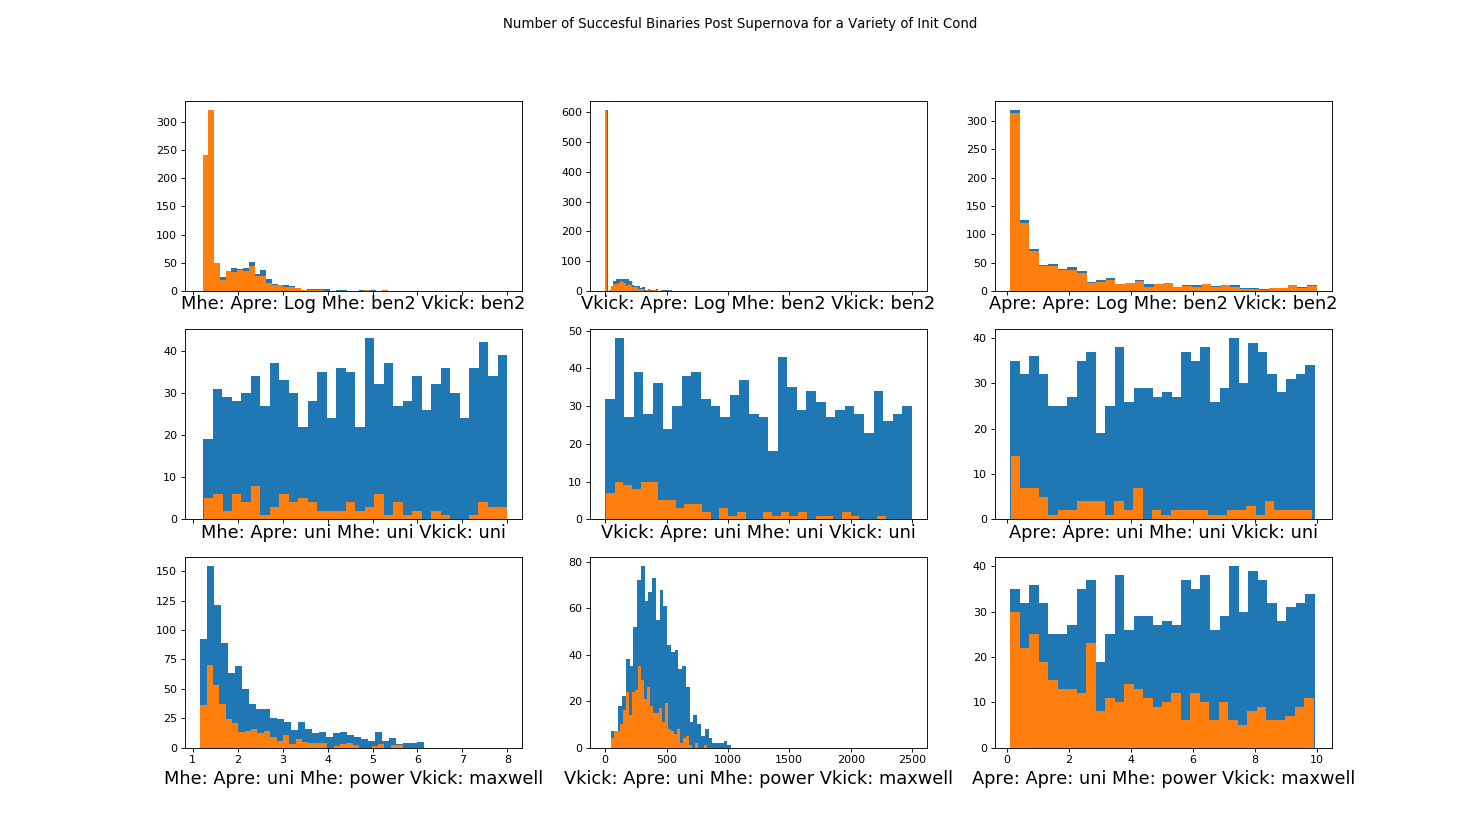

Python code for this plot:
from astro_traj.galaxy import Hernquist_NFW
from astro_traj import constr_dict
from astro_traj.sample import Sample
from astro_traj.system import System
import numpy as np
from matplotlib import use
use('agg')
import matplotlib.pyplot as plt
font = {'size': 16}

samples = 'posterior_samples.dat'
Galaxy = constr_dict.galaxy('NGC', samples, 100, 5, 0.73)
gal = Hernquist_NFW(Galaxy['Mspiral'], Galaxy['Mbulge'], Galaxy['Mhalo'], Galaxy['R_eff'], 0.73, rcut=100)
samp = Sample(gal)
Nsys = 1000
bins = int(np.round(np.sqrt(Nsys)))
dumrand = np.random.uniform(0,1,size=Nsys)


Mcomp_dist, Mns_dist = samp.sample_masses(samples, method='posterior', size=Nsys)
d_dist = samp.sample_distance(samples, method='median', size=Nsys)
Apre_dist_log = samp.sample_Apre(Amin=0.1, Amax=10.0, method='log', size=Nsys)
Apre_dist_uniform = samp.sample_Apre(Amin=0.1, Amax=10.0, method='uniform', size=Nsys)
epre_dist = samp.sample_epre(method='circularized', size=Nsys)
PDFR = samp.initialize_R()
R_dist = samp.sample_R(PDFR, Nsys)
ECSPDFMhe = samp.initialize_Mhe(0.1)
CCSPDFMhe = samp.initialize_Mhe(1.0)
Mhe_dist_uniform = samp.sample_Mhe(Mmin=Mns_dist, method='uniform', size=Nsys, PDF=None, ECSPDF=ECSPDFMhe, CCSPDF=CCSPDFMhe, irand=dumrand) # (Msun)
Mhe_dist_power = samp.sample_Mhe(Mmin=Mns_dist, method='power', size=Nsys, PDF=None, ECSPDF=ECSPDFMhe, CCSPDF=CCSPDFMhe, irand=dumrand) # (Msun)
Mhe_dist_beniamini2 = samp.sample_Mhe(Mmin=Mns_dist, method='beniamini2', size=Nsys, PDF=None, ECSPDF=ECSPDFMhe, CCSPDF=CCSPDFMhe, irand=dumrand) # (Msun)
ECS, CCS = samp.initialize_Vkick()
Vkick_dist_uniform = samp.sample_Vkick(method='uniform', size=Nsys, ECSPDF=ECS, CCSPDF=CCS, Mhe=None, irand=dumrand)
Vkick_dist_maxwellian = samp.sample_Vkick(method='maxwellian', size=Nsys, ECSPDF=ECS, CCSPDF=CCS, Mhe=None, irand=dumrand)
Vkick_dist_beniamini2 = samp.sample_Vkick(method='beniamini2', size=Nsys, ECSPDF=ECS, CCSPDF=CCS, Mhe=None, irand=dumrand)

successful_binaries_log_ben2_ben2 = []
successful_binaries_uni_uni_uni = []
successful_binaries_uni_power_maxwell = []

for R, d, Mcomp, Mns, Apre, epre, Mhe, Vkick in zip(R_dist, d_dist, Mcomp_dist, Mns_dist, Apre_dist_log, epre_dist, Mhe_dist_beniamini2, Vkick_dist_beniamini2):
    T = System(gal, R, Mns, Mcomp, Mhe, Apre, epre, d, Vkick, sys_flag=None)
    T.SN()
    if T.flag != 3:
        successful_binaries_log_ben2_ben2.append(True)
    else:
        successful_binaries_log_ben2_ben2.append(False)

for R, d, Mcomp, Mns, Apre, epre, Mhe, Vkick in zip(R_dist, d_dist, Mcomp_dist, Mns_dist, Apre_dist_uniform, epre_dist, Mhe_dist_uniform, Vkick_dist_uniform):
    T = System(gal, R, Mns, Mcomp, Mhe, Apre, epre, d, Vkick, sys_flag=None)
    T.SN()
    if T.flag != 3:
        successful_binaries_uni_uni_uni.append(True)
    else:
        successful_binaries_uni_uni_uni.append(False)


for R, d, Mcomp, Mns, Apre, epre, Mhe, Vkick in zip(R_dist, d_dist, Mcomp_dist, Mns_dist, Apre_dist_uniform, epre_dist, Mhe_dist_power, Vkick_dist_maxwellian):
    T = System(gal, R, Mns, Mcomp, Mhe, Apre, epre, d, Vkick, sys_flag=None)
    T.SN()
    if T.flag != 3:
        successful_binaries_uni_power_maxwell.append(True)
    else:
        successful_binaries_uni_power_maxwell.append(False)

plot, ((ax1, ax4, ax7), (ax2, ax5, ax8), (ax3, ax6, ax9)) = plt.subplots(3, 3, sharex='col', figsize=(18.5, 10.5))
ax1.hist(Mhe_dist_beniamini2, bins=bins)
ax2.hist(Mhe_dist_uniform, bins=bins)
ax3.hist(Mhe_dist_power, bins=bins)
ax1.hist(Mhe_dist_beniamini2[successful_binaries_log_ben2_ben2], bins=bins)
ax2.hist(Mhe_dist_uniform[successful_binaries_uni_uni_uni], bins=bins)
ax3.hist(Mhe_dist_power[successful_binaries_uni_power_maxwell], bins=bins)
ax1.set_xlabel('Mhe: Apre: Log Mhe: ben2 Vkick: ben2', fontdict=font)
ax2.set_xlabel('Mhe: Apre: uni Mhe: uni Vkick: uni', fontdict=font)
ax3.set_xlabel('Mhe: Apre: uni Mhe: power Vkick: maxwell', fontdict=font)

ax4.hist(Vkick_dist_beniamini2, bins=bins)
ax5.hist(Vkick_dist_uniform, bins=bins)
ax6.hist(Vkick_dist_maxwellian, bins=bins)
ax4.hist(Vkick_dist_beniamini2[successful_binaries_log_ben2_ben2], bins=bins)
ax5.hist(Vkick_dist_uniform[successful_binaries_uni_uni_uni], bins=bins)
ax6.hist(Vkick_dist_maxwellian[successful_binaries_uni_power_maxwell], bins=bins)
ax4.set_xlabel('Vkick: Apre: Log Mhe: ben2 Vkick: ben2', fontdict=font)
ax5.set_xlabel('Vkick: Apre: uni Mhe: uni Vkick: uni', fontdict=font)
ax6.set_xlabel('Vkick: Apre: uni Mhe: power Vkick: maxwell', fontdict=font)

ax7.hist(Apre_dist_log, bins=bins)
ax8.hist(Apre_dist_uniform, bins=bins)
ax9.hist(Apre_dist_uniform, bins=bins)
ax7.hist(Apre_dist_log[successful_binaries_log_ben2_ben2], bins=bins)
ax8.hist(Apre_dist_uniform[successful_binaries_uni_uni_uni], bins=bins)
ax9.hist(Apre_dist_uniform[successful_binaries_uni_power_maxwell], bins=bins)
ax7.set_xlabel('Apre: Apre: Log Mhe: ben2 Vkick: ben2', fontdict=font)
ax8.set_xlabel('Apre: Apre: uni Mhe: uni Vkick: uni', fontdict=font)
ax9.set_xlabel('Apre: Apre: uni Mhe: power Vkick: maxwell', fontdict=font)
plot.suptitle('Number of Succesful Binaries Post Supernova for a Variety of Init Cond')
plot.show()
